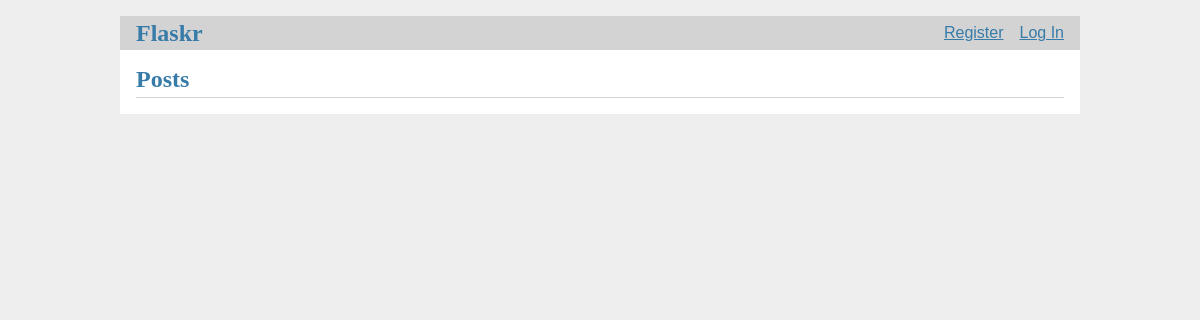
/, run on an earlier commit of the app's database.
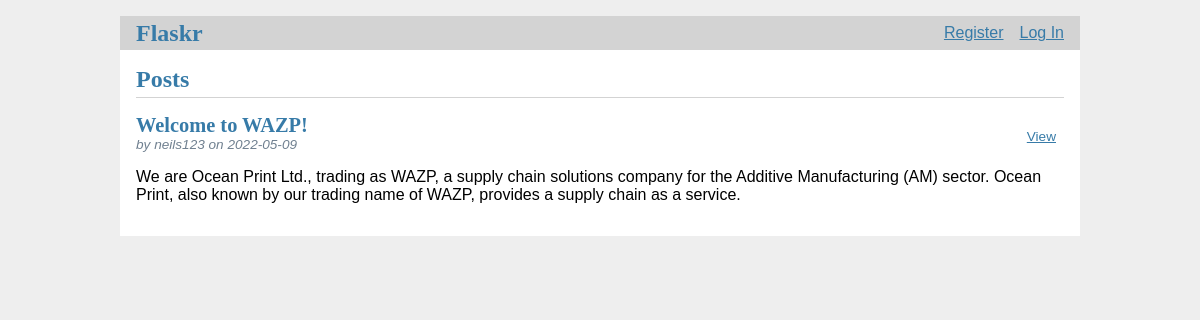
And on a later commit of the database.
### tables this page shows
CREATE TABLE post (
  id INTEGER PRIMARY KEY AUTOINCREMENT,
  author_id INTEGER NOT NULL,
  created TIMESTAMP NOT NULL DEFAULT CURRENT_TIMESTAMP,
  title TEXT NOT NULL,
  body TEXT NOT NULL,
  FOREIGN KEY (author_id) REFERENCES user (id)
);

CREATE TABLE user (
  id INTEGER PRIMARY KEY AUTOINCREMENT,
  username TEXT UNIQUE NOT NULL,
  password TEXT NOT NULL
);

### flaskr/blog.py (the view)
@bp.route('/')
def index():
    db = get_db()
    posts = db.execute(
        'SELECT p.id, title, body, created, author_id, username'
        ' FROM post p JOIN user u ON p.author_id = u.id'
        ' ORDER BY created DESC'
    ).fetchall()
    return render_template('blog/index.html', posts=posts)

### flaskr/auth.py (called while the page is built)
@bp.before_app_request
def load_logged_in_user():
    user_id = session.get('user_id')
    if user_id is None:
        g.user = None
    else:
        g.user = get_db().execute(
            'SELECT * FROM user WHERE id = ?', (user_id,)
        ).fetchone()

### flaskr/db.py (called while the page is built)
def get_db():
    if 'db' not in g:
        g.db = sqlite3.connect(
            current_app.config['DATABASE'],
            detect_types=sqlite3.PARSE_DECLTYPES
        )
        g.db.row_factory = sqlite3.Row
    return g.db

### flaskr/templates/blog/index.html (shortened to what this page needs)
{% extends 'base.html' %}
{% block header %}
  <h1>{% block title %}Posts{% endblock %}</h1>
{% endblock %}
{% block content %}
  {% for post in posts %}
    <article class="post">
      <header>
        <div>
          <h1>{{ post['title'] }}</h1>
          <div class="about">by {{ post['username'] }} on {{ post['created'].strftime('%Y-%m-%d') }}</div>
        </div>
        <a class="action" href="{{ url_for('blog.viewPost', id=post['id']) }}">View</a>
      </header>
      <p class="body">{{ post['body'] }}</p>
    </article>
  {% endfor %}
{% endblock %}

What changed in the data, as far as the page shows it:
added post: title "Welcome to WAZP!", username "neils123", created "2022-05-09", body "We are Ocean Print Ltd., trading as WAZP, a supply chain solutions company for the Additive Manufacturing (AM) sector. Ocean Print, also known by our trading name of WAZP, provides a supply chain as a service."
